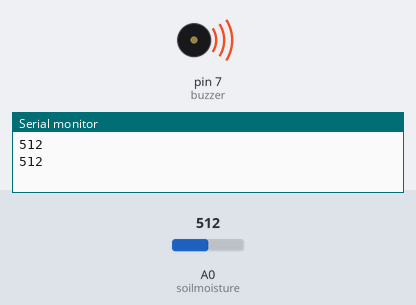
Simulated run of this sketch. Board: Arduino Uno, built with avr-gcc and run on an emulated ATmega328P. Shown: buzzer (waves = sounding), the last lines printed to the serial monitor. Inputs (shaded band) come from the test bench; at power-on: A0 (soilmoisture) = 512.

Above: at 1.8 s.
1.9 s: A0 (soilmoisture) set to 988
4.2 s: A0 (soilmoisture) set to 1013
At 6.3 s:
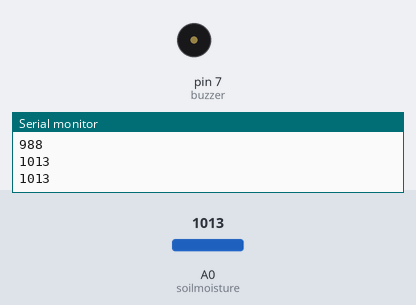
7.5 s: A0 (soilmoisture) set to 990
At 9.9 s:
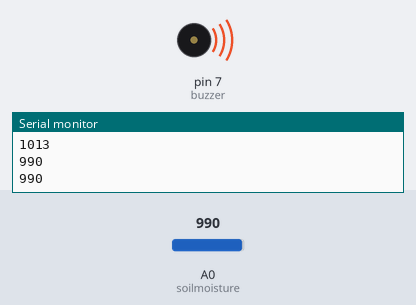
10.5 s: A0 (soilmoisture) set to 1010
At 13.4 s:
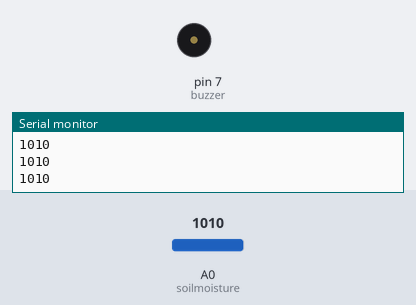
Timing chart, 0 to 14.5 s (numbered marks = the images above; inputs shaded):
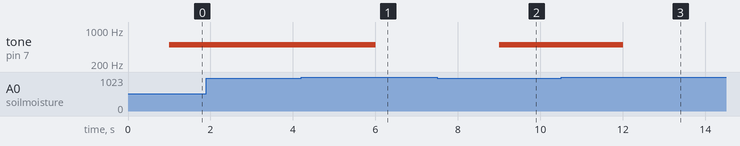

Measured:
- the behaviour switches between 1000 and 1001 on A0 (soilmoisture) (found by bisection; images 0 and 1)
- after the input at 4.2 s, tone on pin 7 (buzzer): 500 Hz → silent after 1.8 s
- after the input at 7.5 s, tone on pin 7 (buzzer): silent → 500 Hz after 1.5 s
- after the input at 10.5 s, tone on pin 7 (buzzer): 500 Hz → silent after 1.5 s

The sketch:

Soil_Moisture_Sensor_BUZZER.ino
```cpp
/*
Aralinks Coding Education
modified 27 April 2019
by Gerald Llavore
*/

int soilmoisture = A0;     //The soil moisture analog in no.
int sensorvalue = 0;         //Sensorvalue will start to 0.
int buzzer = 7;                  //The buzzer pin no.

void setup() {
 Serial.begin(9600);        //Open Serial monitor
 pinMode(soilmoisture, INPUT);  //Soil moisture sensor as an input
 pinMode(buzzer, OUTPUT);   //Buzzer as an output
}

void loop() {
  sensorvalue = analogRead(soilmoisture);  //Read the moisture from sensor
  Serial.println(sensorvalue);      //Will print the value in serial monitor
  delay(1000);          //Refresh every 1sec.

  if (sensorvalue <=1000)   //If the sensor value is <=1000 then, it will produce sounds from the buzzer
  {
  tone(buzzer, 500);
  }
  else          //Then, if its not <=1000 the buzzer will stay off.
{
  noTone(buzzer);
 }
}
```
